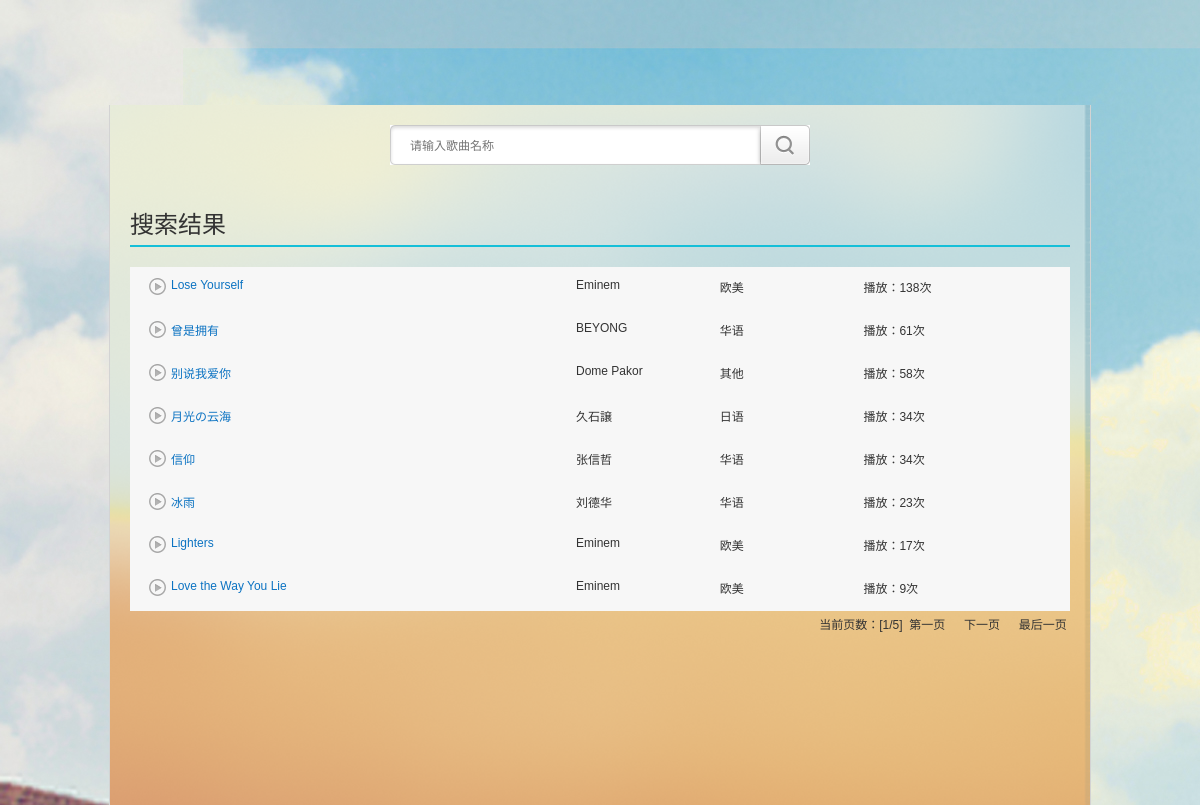
Screenshot of /search with the database file from the repository.
### app/models.py (models this page shows)
class Song(db.Model):
    __tablename__ = 'song'
    id = db.Column(db.Integer,primary_key=True)
    songName = db.Column(db.String(100)) # 歌曲的名字
    singer = db.Column(db.String(100))   # 歌手
    fileURL = db.Column(db.String(100))  # 歌曲的路径
    hits = db.Column(db.Integer,default=0) # 歌曲的点击量
    style = db.Column(db.Integer)         # 歌曲类型 0:全部  1:华语  2:欧美  3:日语  4:韩语  5:其他
    collects = db.relationship('Collect',backref='song')

### app/home/views.py (the view)
@home.route('/search')
def search():
    name=request.args.get('keyword')
    print(name)
    page=request.args.get('page',type=int)
    if  name:
        page_data = Song.query.filter(Song.songName.like('%'+name+'%')).order_by(Song.hits.desc()).paginate(page, per_page=5)
        print(page_data)
    else:
        page_data = Song.query.order_by(Song.hits.desc()).paginate(page, per_page=8)
    return render_template('home/search.html',page_data=page_data,keyword=name)

### app/templates/home/search.html (shortened to what this page needs)
<!DOCTYPE html>
<html>
<head>
    <link href="{{ url_for('static',filename='css/pt_discover_index.css')}}" type="text/css" rel="stylesheet">
    <link href="{{ url_for('static',filename='css/pt_frame.css')}}" type="text/css" rel="stylesheet">
    <link href="{{ url_for('static',filename='css/pt_search_index.css')}}" type="text/css" rel="stylesheet">
</head>
	<body id="auto-id-ws7DxlhbPlyHTsnX" style="background: url('../../static/image/bg.jpg') repeat-y">
		<div data-module="discover" data-sub="playlist" id="g_top" class="m-top">
		</div>
		<div id="g_nav" class="m-subnav">
		</div>
		<div class="g-bd" id="m-disc-pl-c" style="background: url(../../static/image/bg-middle.png) repeat-y 100% 100%;">
			<div class="g-wrap n-srch">
			<div class="pgsrch f-pr j-suggest" id="auto-id-ErvdJrthwDvbXbzT">
				<form id="searchForm" action="" method="get">
				<input  type="text" name="keyword" class="srch j-flag" value="" placeholder="请输入歌曲名称">
				<a hidefocus="true" href="javascript:document.getElementById('searchForm').submit();" class="btn j-flag"
					title="搜索" >搜索</a>
				</form>
			</div>
			</div>
			<div class="g-wrap p-pl f-pr">
				<div class="u-title f-cb">
					<h3>
						<span class="f-ff2 d-flag">搜索结果</span>
					</h3>
				</div>
				<div id="m-search">
					<div class="ztag j-flag" id="auto-id-oRFIQkCKNyCtcR5R">
						<div class="n-srchrst">
							<div class="srchsongst">
                                {% for song in page_data.items%}
								<div class="item f-cb h-flag even ">
									<div class="td">
										<div class="hd">
											<a class="ply " title="播放"
												onclick='playA("{{song.songName|safe}}","{{song.id}}");'></a>
										</div>
									</div>
									<div class="td w0">
										<div class="sn">
											<div class="text">
												<b title="{{song.songName|safe}}"><span
														class="s-fc7">{{song.songName|safe}} </span></b>
											</div>
										</div>
									</div>
									<div class="td">
									</div>
									<div class="td w1">
										<div class="text">
											{{song.singer}}
										</div>
									</div>
									<div class="td w1">
										{% if song.style == 1 %}
                                        华语
                                        {% elif song.style == 2%}
                                        欧美
                                        {% elif song.style == 3%}
                                        日语
                                        {% elif song.style == 4%}
                                        韩语
                                        {% elif song.style == 5%}
                                        其他
                                        {% else %}
                                        全部
                                        {% endif %}
									</div>
									<div class="td">
										播放：{{song.hits}}次
									</div>
								</div>
                                {% endfor %}
							</div>
						</div>
					</div>
				</div>
                <table width="100%" border="0" cellspacing="0" cellpadding="0"  >
                    <tr>
                        <td height="24" align="right">
                            当前页数：[{{page_data.page}}/{{page_data.pages}}]&nbsp;
                            <a href="{{ url_for('home.search',page=1,keyword=keyword) }}">第一页</a>
                                {% if page_data.has_next %}
                            　     <a href="{{ url_for('home.search',page=page_data.next_num,keyword=keyword) }}">下一页</a>
                                {% endif %}
                            <a href="{{ url_for('home.search',page=page_data.pages,keyword=keyword) }}">最后一页&nbsp;</a>
                        </td>
                    </tr>
                </table>
			</div>
		</div>
	</body>
</html>

### app/static/css/pt_frame.css (style rules this page uses)
body { *zoom: 1; min-width: 982px; background: #f5f5f5; }
html { overflow: scroll; overflow-x: auto; }
.g-bd, .g-bd1, .g-bd2, .g-bd3, .g-bd4, .g-bd5, .g-bd6, .g-bd7 { width: 980px; min-height: 700px; _height: 700px; margin: 0 auto; background-color: #fff; border: 1px solid #d3d3d3; border-width: 0 1px; }
.g-wrap { padding: 20px; }
.n-srchrst .srchsongst .hd .ply, .n-srchrst .srchsongst .mv, .n-srchrst .srchsongst .icn, .n-srchrst .srchsongst .mv-dis { background: url(../images/table.png) no-repeat 0 9999px; }
.n-srchrst { margin-top: 20px; }
.n-srchrst .srchsongst .item { padding: 10px 42px 8px 18px; }
.n-srchrst .srchsongst .td { float: left; margin-right: 5px }
.n-srchrst .srchsongst .hd { height: 17px; width: 17px; }
.n-srchrst .srchsongst .hd .ply { display: inline-block; width: 17px; height: 17px; margin-right: 15px; cursor: pointer; background-position: 0 -103px; }
.n-srchrst .srchsongst b { font-weight: normal }
.n-srchrst .srchsongst .w0 { width: 370px; }
.n-srchrst .srchsongst .w1 { width: 15%; margin-right: 12px; }
.n-srchrst .srchsongst .text { width: 100%; overflow: hidden; white-space: nowrap; text-overflow: ellipsis; }
.n-srchrst .w0 .text { position: relative; display: inline-block; *display: inline; *zoom: 1; padding-right: 25px; width: auto; max-width: 100%; height: 20px }

### app/static/css/pt_search_index.css (style rules this page uses)
.n-srch .pgsrch,.n-srch .pgsrch .btn { background: url(../images/search.png) no-repeat 0 9999px; }
.n-srchrst .srchsongst .hd .ply,.n-srchrst .srchsongst .mv,.n-srchrst .srchsongst .icn,.m-plylist-rdi .icn,.n-srchrst .srchsongst .mv-dis { background: url(../images/table.png) no-repeat 0 9999px; }
.n-srch .pgsrch { width: 420px; height: 40px; margin: 0 auto; background-position: 0 0; z-index: 10; }
.n-srch .pgsrch .srch { float: left; width: 320px; height: 17px; margin: 12px 0 0 20px; padding: 0; background: #fff; border: none; }
.n-srch .pgsrch .btn { float: right; width: 50px; height: 40px; text-indent: -9999px; }
.n-srchrst { margin-top: 20px; }
.n-srchrst .srchsongst .item { padding: 10px 42px 8px 18px; border: 1px solid #fff; }
.n-srchrst .srchsongst .even { background: #f7f7f7; border-color: #f7f7f7 }
.n-srchrst .srchsongst .td { float: left; margin-right: 5px }
.n-srchrst .srchsongst .hd { height: 17px; width: 17px; }
.n-srchrst .srchsongst .hd .ply { display: inline-block; width: 17px; height: 17px; margin-right: 15px; cursor: pointer; background-position: 0 -103px; }
.n-srchrst .srchsongst b { font-weight: normal }
.n-srchrst .srchsongst .w0 { width: 370px; }
.n-srchrst .srchsongst .w1 { width: 15%; margin-right: 12px; }
.n-srchrst .srchsongst .text { width: 100%; overflow: hidden; white-space: nowrap; text-overflow: ellipsis; }
.n-srchrst .w0 .text { position: relative; display: inline-block; * display: inline; * zoom: 1; padding-right: 25px; width: auto; max-width: 100%; height: 20px }

### rows the page displays
Song: songName "Lose Yourself", singer "Eminem", style "欧美", hits "138"
Song: songName "曾是拥有", singer "BEYONG", style "华语", hits "61"
Song: songName "别说我爱你", singer "Dome Pakor", style "其他", hits "58"
Song: songName "月光の云海", singer "久石譲", style "日语", hits "34"
Song: songName "信仰", singer "张信哲", style "华语", hits "34"
Song: songName "冰雨", singer "刘德华", style "华语", hits "23"
Song: songName "Lighters", singer "Eminem", style "欧美", hits "17"
Song: songName "Love the Way You Lie", singer "Eminem", style "欧美", hits "9"

### other values shown
{{ page_data.page }} "1"
{{ page_data.pages }} "5"
